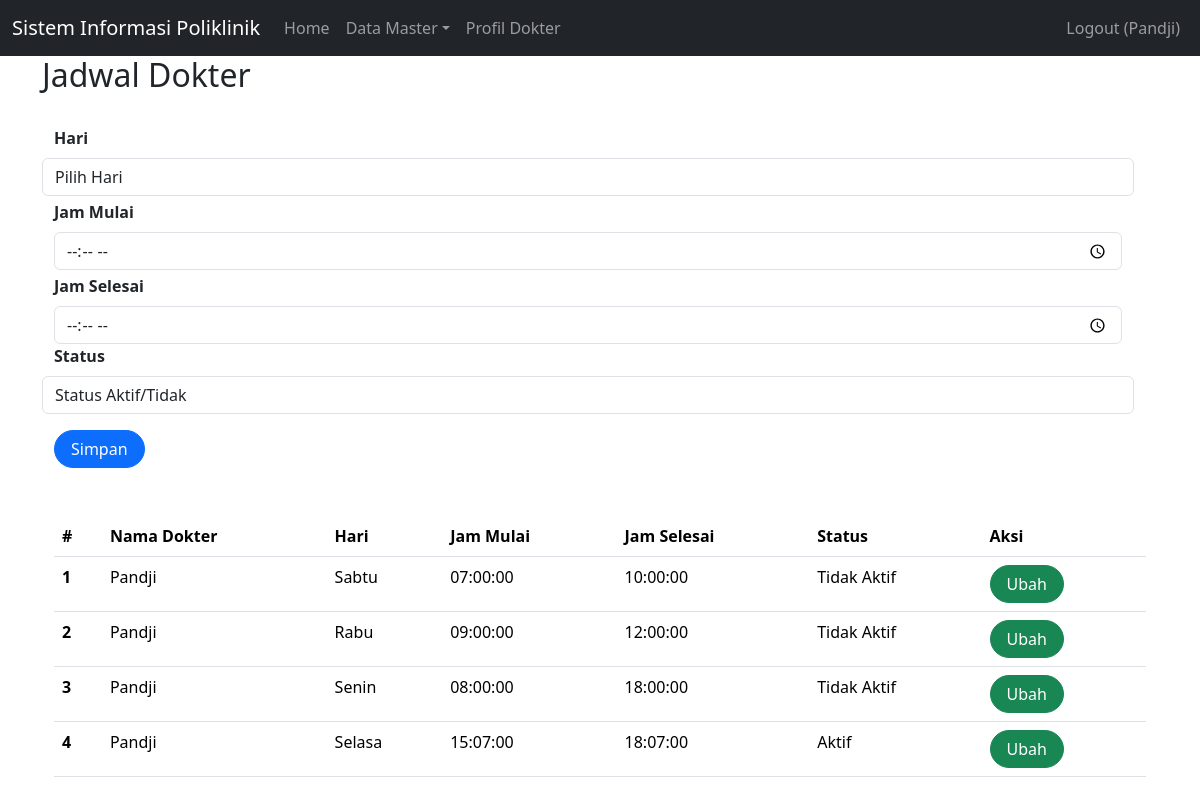
Before: /index.php?page=jadwalDokter (signed in) with the older database file.
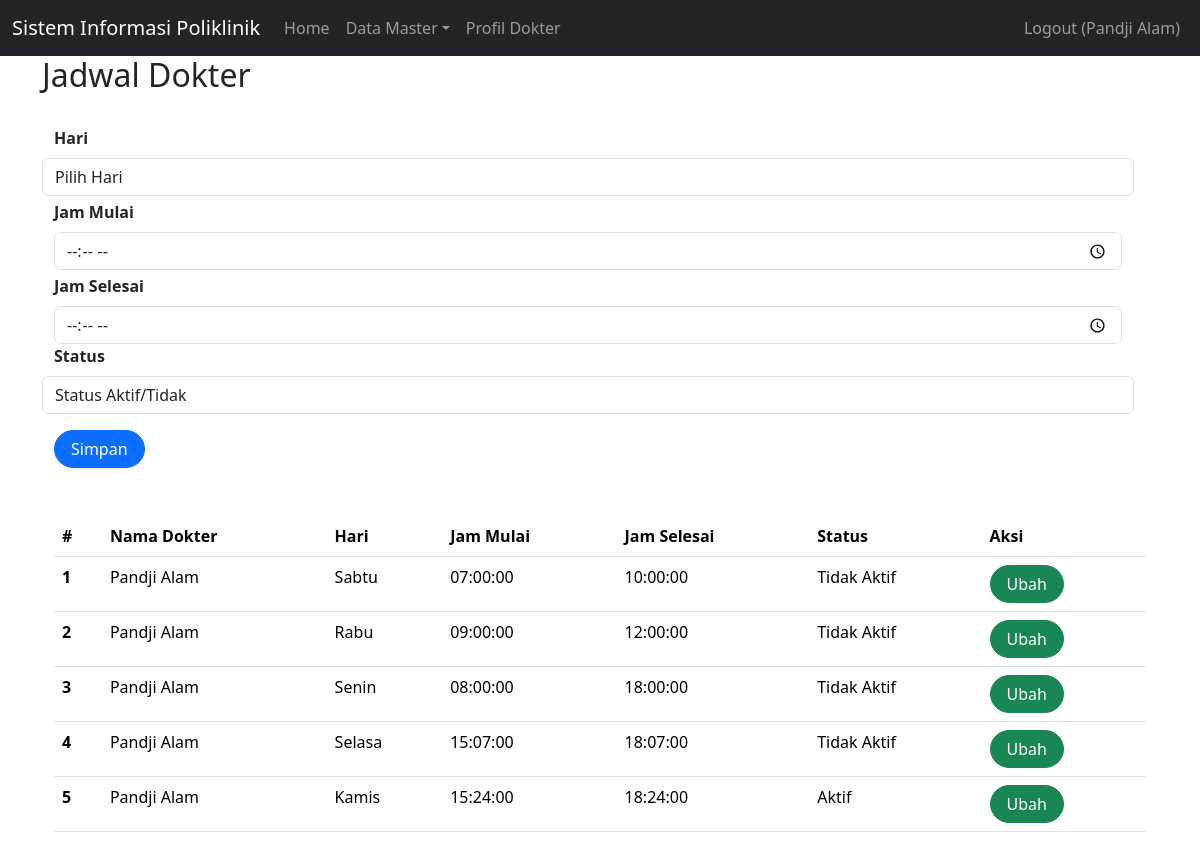
After: the same page with the newer database file.
### tables this page shows
CREATE TABLE `jadwal_periksa` (
  `id` int(11) NOT NULL,
  `id_dokter` int(11) NOT NULL,
  `hari` enum('Senin','Selasa','Rabu','Kamis','Jumat','Sabtu') NOT NULL,
  `jam_mulai` time NOT NULL,
  `jam_selesai` time NOT NULL,
  `aktif` char(1) NOT NULL
);

CREATE TABLE `dokter` (
  `id` int(11) NOT NULL,
  `nama` varchar(255) NOT NULL,
  `nip` varchar(50) NOT NULL,
  `password` varchar(255) NOT NULL,
  `alamat` varchar(255) NOT NULL,
  `no_hp` varchar(50) NOT NULL,
  `id_poli` int(11) NOT NULL
);

### jadwalDokter.php (the view, shortened to what the changed rows need)
<h2>Jadwal Dokter</h2>
<br>
<div class="container">
    <br>
    <br>
    <table class="table table-hover">
        <thead>
            <tr>
                <th scope="col">#</th>
                <th scope="col">Nama Dokter</th>
                <th scope="col">Hari</th>
                <th scope="col">Jam Mulai</th>
                <th scope="col">Jam Selesai</th>
                <th scope="col">Status</th>
                <th scope="col">Aksi</th>
            </tr>
        </thead>
        <tbody>
            <?php
            $result = mysqli_query($mysqli, "SELECT jp.*, dok.nama AS nama_dokter FROM jadwal_periksa AS jp
                                                    JOIN dokter AS dok ON id_dokter = dok.id
                                            WHERE id_dokter = '" . $_SESSION['id_dokter'] . "'");
            $no = 1;
            while ($data = mysqli_fetch_array($result)) {
                $status = ($data["aktif"] == 'Y') ? "Aktif" : "Tidak Aktif";
            ?>
                <tr>
                    <th scope="row"><?php echo $no++ ?></th>
                    <td><?php echo $data['nama_dokter'] ?></td>
                    <td><?php echo $data['hari'] ?></td>
                    <td><?php echo $data['jam_mulai'] ?></td>
                    <td><?php echo $data['jam_selesai'] ?></td>
                    <td><?php echo $status ?></td>
                    <td>
                        <a class="btn btn-success rounded-pill px-3" href="index.php?page=jadwalDokter&id=<?php echo $data['id'] ?>">Ubah</a>
                    </td>
                </tr>
            <?php
            }
            ?>
        </tbody>
    </table>

### index.php (shortened to what the changed rows need)
<!doctype html>
<html lang="en">
<head>
    <link href="https://cdn.jsdelivr.net/npm/bootstrap@5.3.2/dist/css/bootstrap.min.css" rel="stylesheet">
    <link href="https://cdn.jsdelivr.net/npm/select2@4.1.0-rc.0/dist/css/select2.min.css" rel="stylesheet" />
</head>
<body>
    <nav class="navbar navbar-expand-lg navbar-dark bg-dark">
        <div class="container-fluid">
            <div class="collapse navbar-collapse" id="navbarNavDropdown">
                <?php
                if (isset($_SESSION['role'])) {
                ?>
                    <div class="ms-auto d-flex">
                        <ul class="navbar-nav">
                            <li class="nav-item">
                                <a class="nav-link" href="Logout.php">Logout (<?php echo $_SESSION['name'] ?>)</a>
                            </li>
                        </ul>
                    </div>
                <?php
                }
                ?>
            </div>
        </div>
    </nav>
    <main role="main" class="container">
        <?php
        if (isset($_GET['page'])) {
            include($_GET['page'] . ".php");
        }
        ?>
    </main>
</body>
</html>

Changed rows visible on the page:
changed through a linked row, jadwal_periksa "Sabtu": id_dokter.nama "Pandji" → "Pandji Alam"
changed through a linked row, jadwal_periksa "Rabu": id_dokter.nama "Pandji" → "Pandji Alam"
changed through a linked row, jadwal_periksa "Senin": id_dokter.nama "Pandji" → "Pandji Alam"
changed jadwal_periksa "Selasa": id_dokter.nama "Pandji" → "Pandji Alam"; aktif "Aktif" → "Tidak Aktif"
added jadwal_periksa: id_dokter.nama "Pandji Alam", hari "Kamis", jam_mulai "15:24:00", jam_selesai "18:24:00", aktif "Aktif"
Other visible differences:
$_SESSION['name']: "Pandji" → "Pandji Alam"
